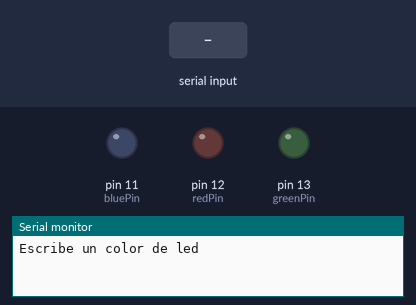
Bench run of a sketch on a simulated Arduino Uno, built with avr-gcc and run on an emulated ATmega328P. Parts: output pins drawn as LEDs (lit = HIGH), the last lines printed to the serial monitor. The inputs (shaded band) are chosen by the test bench.

Above: at 1.2 s.
1.3 s: "verde" received over Serial
At 3.5 s:
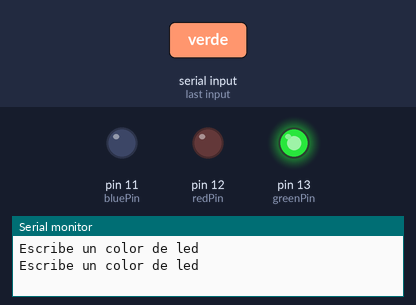
3.8 s: "rojo" received over Serial
At 5.6 s:
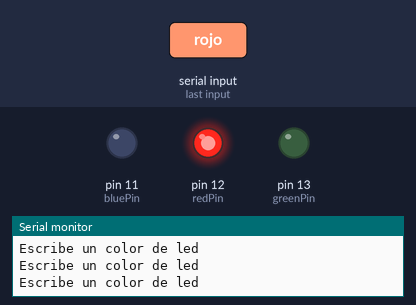
6.3 s: "azul" received over Serial
At 8.4 s:
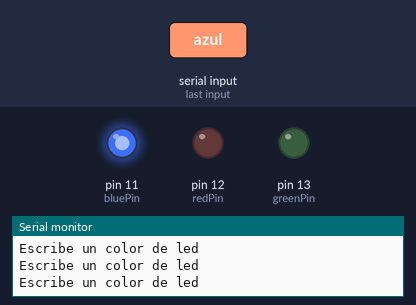
8.7 s: "VERDE" received over Serial
At 10.5 s:
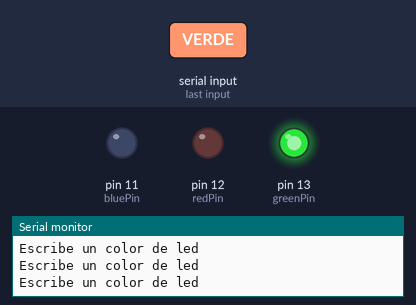
11.1 s: "ROJO" received over Serial
At 13.5 s:
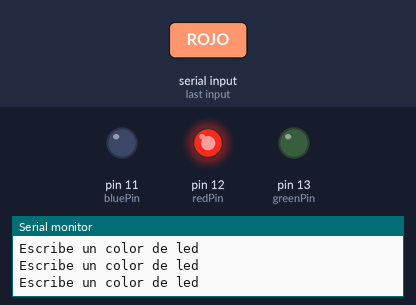
Timing chart, 0 to 14.6 s (numbered marks = the images above; inputs shaded):
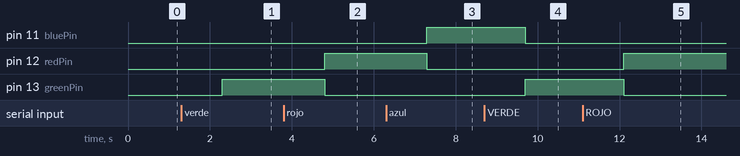

The sketch:

SerialRead_clase_19.ino
```cpp
//String myName;
//String msg1 = "Escribe tu nombre";
//String msg2 = "Hola, ";
//String msg3 = ". Bienvenido a el mejor curso de Arduino";
//
//
//void setup() {
//  // put your setup code here, to run once:
//Serial.begin(115200);
//
//}
//
//void loop() {
//  // put your main code here, to run repeatedly:
//Serial.println();
//Serial.println(msg1);
//while (Serial.available() == 0){
//
//}
//
//myName = Serial.readString();
//Serial.print(msg2);
//Serial.print(myName);
//Serial.println(msg3);
//
//}

int greenPin = 13;
int redPin = 12;
int bluePin =11;
String ledColor;
String msg1 = "Escribe un color de led";


void setup() {
  // put your setup code here, to run once:
Serial.begin(115200);
pinMode(greenPin,OUTPUT);
pinMode(redPin,OUTPUT);
pinMode(bluePin,OUTPUT);

}

void loop() {
  // put your main code here, to run repeatedly:
Serial.println();
Serial.println(msg1);
while (Serial.available() == 0){

}

ledColor = Serial.readString();

if (ledColor == "verde" || ledColor == "VERDE"){
  digitalWrite(greenPin,HIGH);
  digitalWrite(redPin,LOW);
  digitalWrite(bluePin,LOW);

}
if (ledColor == "rojo" || ledColor == "ROJO"){
  digitalWrite(greenPin,LOW);
  digitalWrite(redPin,HIGH);
  digitalWrite(bluePin,LOW);

}
if (ledColor == "azul" || ledColor == "AZUL"){
  digitalWrite(greenPin,LOW);
  digitalWrite(redPin,LOW);
  digitalWrite(bluePin,HIGH);

}

}
```

Measured:
- after the input at 1.3 s, pin 13 (greenPin): LOW → HIGH after 1.0 s
- after the input at 3.8 s, pin 12 (redPin): LOW → HIGH after 1.0 s; pin 13 (greenPin): HIGH → LOW after 1.0 s
- after the input at 6.3 s, pin 11 (bluePin): LOW → HIGH after 1.0 s; pin 12 (redPin): HIGH → LOW after 1.0 s
- after the input at 8.7 s, pin 11 (bluePin): HIGH → LOW after 1.0 s; pin 13 (greenPin): LOW → HIGH after 1.0 s
- after the input at 11.1 s, pin 12 (redPin): LOW → HIGH after 1.0 s; pin 13 (greenPin): HIGH → LOW after 1.0 s
